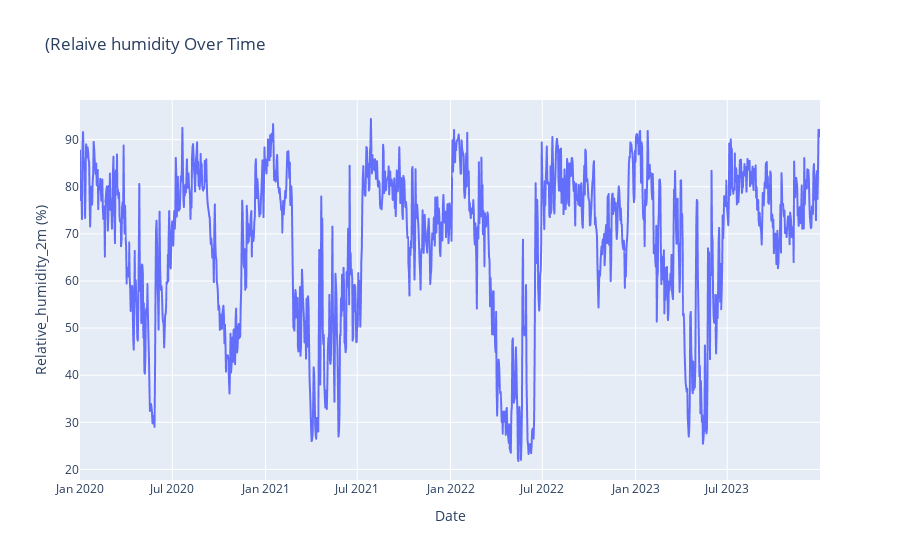

Notebook source saved alongside this figure:
### Code cell
#punjab.set_index('Time', inplace=True)

# Create a Plotly figure using plotly.express
fig = px.line(punjab_daily_data, x=punjab_daily_data.index, y='relative_humidity_2m (%)', title='(Relaive humidity Over Time')

# Update x-axis and y-axis titles
fig.update_xaxes(title_text='Date')
fig.update_yaxes(title_text='Relative_humidity_2m (%)')

# Show the figure
fig.show()

### Figure 1 — Plotly figure (JSON) as saved in the notebook; plotly's stock layout.template omitted (floating-point values rounded to 4 significant figures; data arrays with more than 128 entries replaced by an {"elided": "..."} marker saying what was removed)
{"data": [{"hovertemplate": "date=%{x}<br>relative_humidity_2m (%)=%{y}<extra></extra>", "legendgroup": "", "line": {"color": "#636efa", "dash": "solid"}, "marker": {"symbol": "circle"}, "mode": "lines", "name": "", "showlegend": false, "type": "scattergl", "x": {"elided": "1461 str values"}, "xaxis": "x", "y": {"elided": "1461 float values"}, "yaxis": "y"}], "layout": {"legend": {"tracegroupgap": 0}, "title": {"text": "(Relaive humidity Over Time"}, "xaxis": {"anchor": "y", "domain": [0, 1], "title": {"text": "Date"}}, "yaxis": {"anchor": "x", "domain": [0, 1], "title": {"text": "Relative_humidity_2m (%)"}}}}
